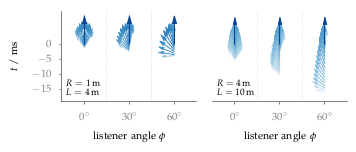

Write the gnuplot code that produced this figure.
#!/usr/bin/gnuplot
#
# FIGURE 5.15: Direction, amplitude and time of appearance of wave fronts for
# the 4 m loudspeaker array (left) and the 10 m array (right). The results are
# shown for different angles phi at a radius of 1 m and 4 m, respectively. The
# arrows are pointing towards the direction from which the wave fronts arrive.
# The time of appearance is given by the starting point of the arrow. The length
# and color of the arrow is proportional to the amplitude of the wave front in
# dB. The dark blue arrows indicate the desired wave fronts.
#
# AUTHOR:   Hagen Wierstorf
# SOFTWARE: gnuplot 5.0 patchlevel 3

reset
set macros
set loadpath '../../gnuplot' 'data'

load 'latex.cfg'
load 'border.cfg'
load 'blues.pal'
set style line 10 lc rgb '#000000' lt 1 lw 2

set terminal epslatex size 11.4cm,6cm color colortext @small
set output 'fig5_15.tex'

# Set the ratio in order to get the right aspect ratio for the arrows in the
# plot
set size ratio 2.0/3
unset key
unset colorbox
set cbrange [40:110]

set multiplot layout 1,2 rowsfirst

set lmargin 7
set rmargin 0
# --- Plot 1: L = 4m ---
xmin=-0.5; xmax=2.5
ymin=-0.019; ymax=0.011
set xrange[xmin:xmax]
set yrange[ymin:ymax]
set xtics('$0\degree$' 0,'$30\degree$' 1,'$60\degree$' 2)
set ytics('$-20$' -0.02,'$-15$' -0.015,'$-10$' -0.01,'$-5$' -0.005,0)

set xlabel 'listener angle $\phi$'
set ylabel '$t$ / ms'

#set label 'y =' at -2.2,-0.07
#set label '3' at -0.2,-0.07
#set label '4' at 1.8,-0.07
#set label '4' at 4.8,-0.07
#set label '4' at 9.8,-0.07
#set label '4' at 14.8,-0.07

# Factor to display x and y with equal length on the monitor for the vectors
# We have above chosen a ratio of 2/3 for the axis. For the x-axis we have a
# length of 1 for one listener position. For the y-axis we have a length of
# 0.03. The ratio_factor is now calculated by 2/3 = r * 1/0.03
r = 1.0/50
# Scaling factor (scale the overall length of the vectors)
# This value can be chosen abritrary and is only to fit the length of the arrows
# in the graph area.
sc = 1.0/250

# Draw legend for dB values
lx = -0.3
ly = -0.011
#set arrow 4 from lx,ly to lx,ly+30*sc*r ls 3
#set label 3 '$30$\,dB' at graph 0.07,0.3
# Little distance to make tic visible again
d=0.04
#set arrow 1 from xmin+d,0 to xmax-d nohead ls 5
# Lines to make boundaries between 0° and 30°, and 30° and 60°
set arrow 2 from 0.5,ymin to 0.5,ymax back nohead lc rgb '#d6d7d9' lt 0 lw 1
set arrow 3 from 1.5,ymin to 1.5,ymax back nohead lc rgb '#d6d7d9' lt 0 lw 1
set label 1 '\ft $R = 1$\,m' at graph 0.03,0.2
set label 2 '\ft $L = 4$\,m'   at graph 0.03,0.1
set style arrow 1 head filled lt 1 lw 1 lc palette
set style arrow 2 head filled lt 1 lw 1 lc rgb '#084594'
plot 'direction_L4_xs0_ys1_X0.0_Y2.0_dB.txt' i 0 every 2::3 u (0):2:($3*sc):($4*sc*r):5 with vectors as 1,\
     ''                                      i 1            u (0):2:($3*sc):($4*sc*r)   with vectors as 2,\
     'direction_L4_xs0_ys1_X0.5_Y1.9_dB.txt' i 0 every 2::3 u (1):2:($3*sc):($4*sc*r):5 with vectors as 1,\
     ''                                      i 1            u (1):2:($3*sc):($4*sc*r)   with vectors as 2,\
     'direction_L4_xs0_ys1_X0.9_Y1.5_dB.txt' i 0 every 2::3 u (2):2:($3*sc):($4*sc*r):5 with vectors as 1,\
     ''                                      i 1            u (2):2:($3*sc):($4*sc*r)   with vectors as 2

# --- Plot 2: L = 10m ---
set lmargin 2
set rmargin 5
load 'xborder.cfg'
unset ytics
set label 1 '\ft $R = 4$\,m' at graph 0.03,0.2
set label 2 '\ft $L = 10$\,m'  at graph 0.03,0.1
plot 'direction_L10_xs0_ys1_X0.0_Y5.0_dB.txt' i 0 every 2::3 u (0):2:($3*sc):($4*sc*r):5 with vectors as 1, \
     ''                                       i 1            u (0):2:($3*sc):($4*sc*r)   with vectors as 2, \
     'direction_L10_xs0_ys1_X2.0_Y4.5_dB.txt' i 0 every 2::3 u (1):2:($3*sc):($4*sc*r):5 with vectors as 1, \
     ''                                       i 1            u (1):2:($3*sc):($4*sc*r)   with vectors as 2, \
     'direction_L10_xs0_ys1_X3.5_Y3.0_dB.txt' i 0 every 2::3 u (2):2:($3*sc):($4*sc*r):5 with vectors as 1, \
     ''                                       i 1            u (2):2:($3*sc):($4*sc*r)   with vectors as 2

unset multiplot

call 'plot.plt' 'fig5_15'

# vim: set textwidth=300:
